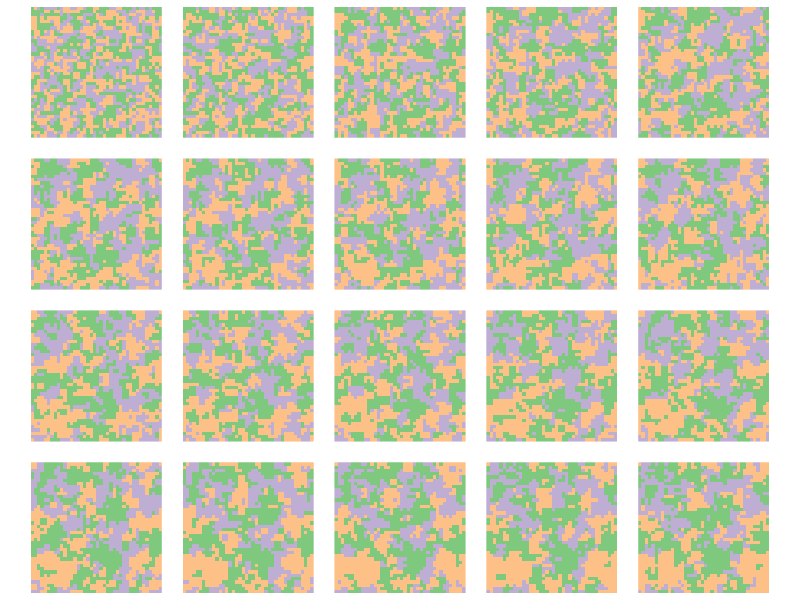

Reproduce this figure in R.
## ---- chunk 1
library(dplyr)
library(tidyr)
library(data.table)
library(ggplot2)
## ---- chunk 2
#| code-fold: true
# random neighbour offset
random_offset <- function() {
  c(1, 0, -1, 0, 0, 1, 0, -1)[0:1 + sample(c(1, 3, 5, 7), 1)]
}

# get a random cell in a matrix
random_cell <- function(m) {
  c(sample(seq_len(nrow(m)), 1), sample(seq_len(ncol(m)), 1))
}

# make nr * nc random local updates
generation <- function(m) {
  nr <- nrow(m)
  nc <- ncol(m)
  random_coords <- replicate(nc * nr, random_cell(m))
  random_offsets <- replicate(nc * nr, random_offset())
  for (i in 1:(nr * nc)) {
    coords <- random_coords[, i]
    offset <- random_offsets[, i]
    nbr <- ((coords + offset - 1) %% c(nr, nc)) + 1
    m[coords[1], coords[2]] <- m[nbr[1], nbr[2]]
  }
  return(m)
}

# initialise random matrix
init_state <- function(s, nr, nc) {
  matrix(sample(s, nr * nc, replace = TRUE),
         ncol = nc, nrow = nr)
}

voter_model <- function(states = 1:2, ncol = 20, nrow = 20, 
                        t_max = 20, seed = NULL) {
  set.seed(seed)
  result <- array(0, dim = c(nrow, ncol, t_max))
  result[, , 1] <- init_state(states, nrow, ncol)
  for (gen in 2:t_max) {
    result[, , gen] <- generation(result[, , gen - 1])
  }
  result
}
## ---- chunk 3
num_states <- 3
width <- 40
height <- 40
time_steps <- 100

vma_df <- voter_model(1:num_states, ncol = width, nrow = height, 
                      t_max = time_steps) %>%
  as.data.table() %>%
  as_tibble() %>%
  rename(x = V1, y = V2, t = V3, num = value) %>%
  mutate(state = as.factor(num))
## ---- chunk 4
ggplot(vma_df %>% filter(t %in% 2:21)) + 
  geom_raster(aes(x = x, y = y, fill = state), show.legend = FALSE) + 
  scale_fill_brewer(palette = "Accent") +
  coord_equal() +
  facet_wrap( ~ t, ncol = 5) +
  theme_void() + 
  theme(strip.background = element_blank(),
        strip.text.x = element_blank())
## ---- chunk 5
library(gganimate)

anim <- ggplot(vma_df) + 
  geom_raster(aes(x = x, y = y, fill = state), show.legend = FALSE) + 
  scale_fill_brewer(palette = "Accent") +
  coord_equal() +
  transition_manual(t) + 
  labs(title = "Step: {frame}") +
  theme_void()
        
anim <- animate(anim, nframes = 100, fps = 4)
anim_save("voter.gif", anim)
## ---- chunk 6
#| code-fold: true
# License (MIT)
#
# Copyright (c) 2023 David O'Sullivan
#
# Permission is hereby granted, free of charge, to any person
# obtaining a copy of this software and associated documentation
# files (the "Software"), to deal in the Software without restriction,
# including without limitation the rights to use, copy, modify, merge,
# publish, distribute, sublicense, and/or sell copies of the Software,
# and to  permit persons to whom the Software is furnished to do so,
# subject to the following conditions:
#
# The above copyright notice and this permission notice shall be included
# in all copies or substantial portions of the Software.
#
# THE SOFTWARE IS PROVIDED "AS IS", WITHOUT WARRANTY OF ANY KIND, EXPRESS
# OR IMPLIED, INCLUDING BUT NOT LIMITED TO THE WARRANTIES OF MERCHANTABILITY,
# FITNESS FOR A PARTICULAR PURPOSE AND NONINFRINGEMENT. IN NO EVENT SHALL
# THE AUTHORS OR COPYRIGHT HOLDERS BE LIABLE FOR ANY CLAIM, DAMAGES OR OTHER
# LIABILITY, WHETHER IN AN ACTION OF CONTRACT, TORT OR OTHERWISE, ARISING
# FROM, OUT OF OR IN CONNECTION WITH THE SOFTWARE OR THE USE OR OTHER
# DEALINGS IN THE SOFTWARE.
